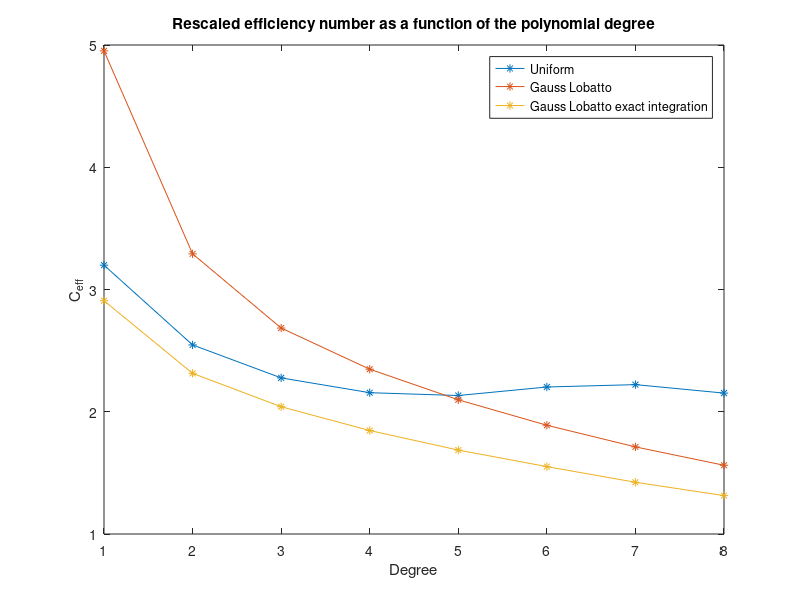
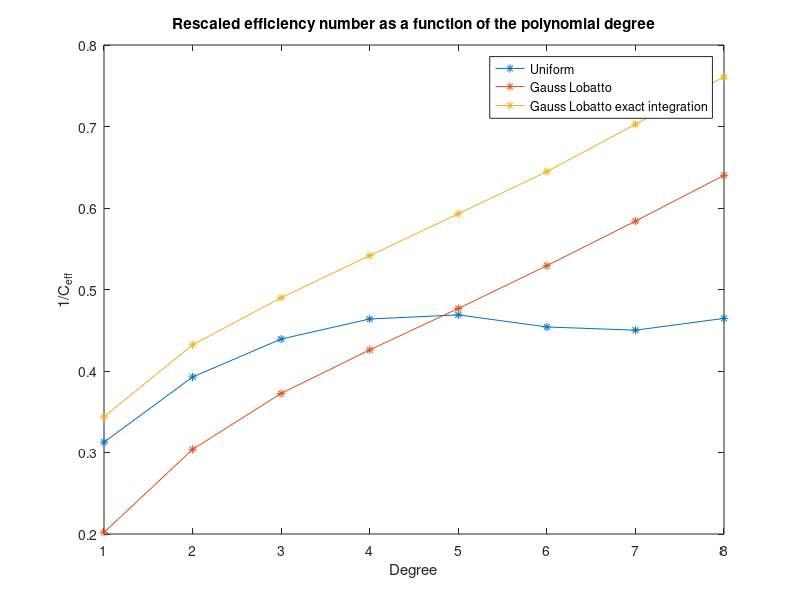

These charts were generated, in order, by the following MATLAB code:
close all;

load('uniform');
C_uni = C_eff;

load('gaussLobatto');
C_gaussLobatto = C_eff;

load('gaussLobattoExact');
C_gaussLobattoExact = C_eff;


figure
plot(C_uni,'-*');
hold on;
plot(C_gaussLobatto,'-*');
plot(C_gaussLobattoExact,'-*');
hold off;
legend('Uniform', 'Gauss Lobatto', 'Gauss Lobatto exact integration');
xlabel('Degree')
ylabel('C_{eff}')
title('Rescaled efficiency number as a function of the polynomial degree');


figure
plot(1./C_uni,'-*');
hold on;
plot(1./C_gaussLobatto,'-*');
plot(1./C_gaussLobattoExact,'-*');
hold off;
legend('Uniform', 'Gauss Lobatto', 'Gauss Lobatto exact integration');
xlabel('Degree')
ylabel('1/C_{eff}')
title('Rescaled efficiency number as a function of the polynomial degree');
